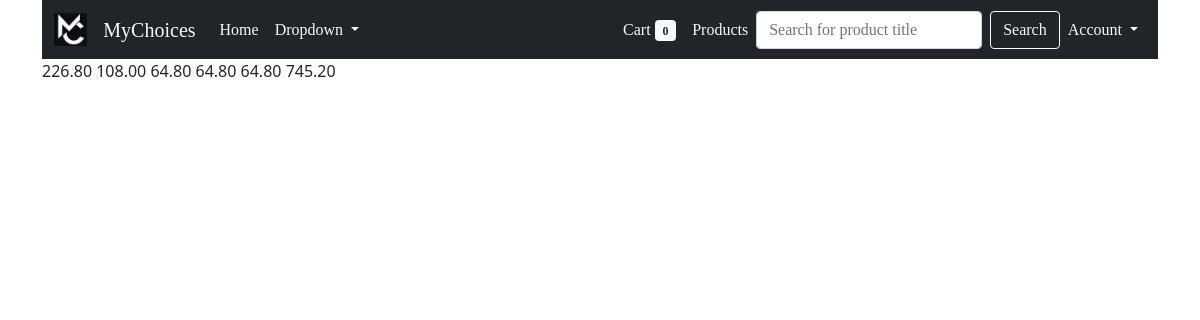
Screenshot of /orders/ (signed in) with the database file from the repository.
### orders/models.py (models this page shows, shortened)
class Order(models.Model):
    user = models.ForeignKey(settings.AUTH_USER_MODEL,null=True,blank=True,on_delete=models.CASCADE)
    order_id = models.CharField(max_length = 120, default = "ABC" , unique = True)
    cart = models.ForeignKey(Cart,on_delete=models.CASCADE)
    status = models.CharField(max_length = 120, choices = STATUS_CHOICES, default = "Started")
    timestamp = models.DateTimeField(default=timezone.now)
    updated = models.DateTimeField(default=timezone.now)
    sub_total = models.DecimalField(default=10.99, max_digits=1000, decimal_places= 2)
    tax_total = models.DecimalField(default=0.00, max_digits=1000, decimal_places= 2)
    final_total = models.DecimalField(default=10.99, max_digits=1000, decimal_places= 2)

### orders/views.py (the view)
# urls.py: re_path(r'^orders/$', orderviews.orders, name = 'user_order'),
def orders(request):
    context = {}
    template = "orders/user.html"
    return render(request, template, context)

### templates/orders/user.html (shortened to what this page needs)
{% extends 'base.html' %}
{% block content %}
{% for order in user.order_set.all %}
{{order.final_total}}
{% endfor %}
{% endblock %}

### rows the page displays
Order: final_total "226.80"
Order: final_total "108.00"
Order: final_total "64.80"
Order: final_total "64.80"
Order: final_total "64.80"
Order: final_total "745.20"
